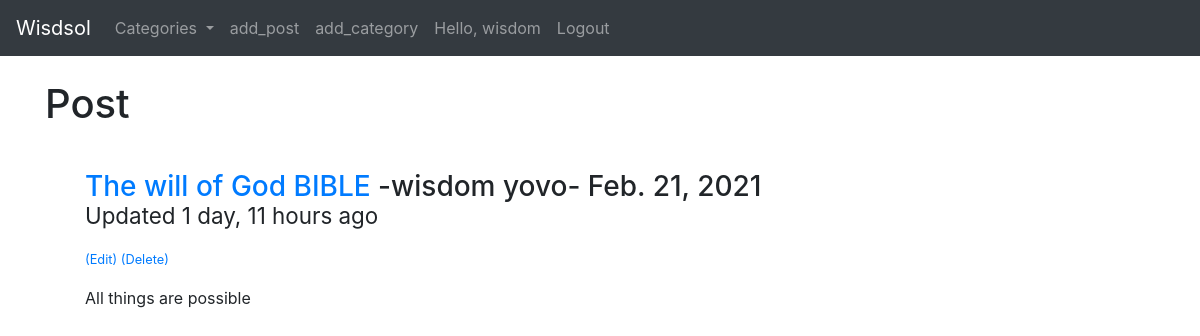
Page /blog/ (signed in) on the committed database.
### blog/models.py (models this page shows, shortened)
class TimespamtedModel(models.Model):
    created_at=models.DateTimeField(auto_now_add=True)
    updated_at=models.DateTimeField(auto_now=True)
    class Meta:
        abstract=True

class Post(TimespamtedModel):
    title = models.CharField(max_length=255)
    title_tag = models.CharField(max_length=255)
    author = models.ForeignKey(User,on_delete=models.CASCADE)
    body=RichTextField(blank=True, null=True)
    post_date = models.DateField(auto_now_add=True,blank=True, null=True)
    category = models.CharField(max_length=255)
    likes = models.ManyToManyField(User, related_name='blog_posts')
    img = models.ImageField(upload_to='pics/')

### blog/views.py (the view)
# urls.py: path('',HomeView.as_view(),name="home"),
class HomeView(ListView):
	model=Post
	template_name='home.html'
	ordering=['-updated_at']
	def get_context_data(self,*args,**kwargs):
		cat_menu=category.objects.all()
		context=super(HomeView,self).get_context_data(*args,**kwargs)
		context["cat_menu"]=cat_menu
		return context

### blog/models.py (called while the page is built)
    def __str__(self):
        return self.name

### blog/templates/home.html (shortened to what this page needs)
{% extends 'base.html' %}
{% block content%}
{% load static %}
<h1>Post</h1>
<ul>
{% for post in object_list%}
            <h3 class="title", "add_post" {{author.id}}>
            <div class="destination_image">
            </div>
                <a href="{%url 'blog:article-detail' post.pk %}">{{post.title}}</a>
                <a href="{%url 'blog:category' post.category|slugify %}">{{post.category}}</a>
                -{{post.author.first_name}}
                {{post.author.last_name}}-
                {{post.post_date}} <small>
                <p class="time"><time datetime="{{post.created_at|date:'Y-m-d'}}">Updated {{post.updated_at|timesince}} ago</time></p>
            </h3>
            {%if user.is_authenticated %}
                {% if user.id == post.author.id %}
                    <a href="{%url 'blog:update_post' post.pk %}"> (Edit) </a>
                    <a href="{%url 'blog:delete_post' post.pk %}"> (Delete) </a>
                {%endif%}
            {% endif %}
        </small><br/>
        <p class="content">{{post.body|truncatewords:30|safe}}</p>
{%endfor%}
</ul>
{% endblock %}

### blog/templates/base.html (shortened to what this page needs)
{% load static %}
<!doctype html>
<html lang="en">
    <head>
        <link rel="stylesheet" href="https://stackpath.bootstrapcdn.com/bootstrap/4.5.0/css/bootstrap.min.css">
        <link rel="stylesheet" type="text/css" href="https://cdnjs.cloudflare.com/ajax/libs/normalize/8.0.1/normalize.min.css">
        <link rel="stylesheet" href="https://cdnjs.cloudflare.com/ajax/libs/font-awesome/5.12.0-2/js/all.min.js">
        <link rel="stylesheet" href="{% static 'css/styles.css'%}">
        <link href="vendor/bootstrap/css/bootstrap.min.css" rel="stylesheet">
        <link href="css/scrolling-nav.css" rel="stylesheet">
    </head>
<body>
    <div class="wrapper" >
    <nav class="navbar navbar-expand-lg navbar-dark bg-dark">
        <a class="navbar-brand" href="{% url 'home' %}">Wisdsol</a>
        <div class="collapse navbar-collapse" id="navbarSupportedContent">
            <ul class="navbar-nav mr-auto">
                {%if cat_menu %}
                <li class="nav-item dropdown">
                    <a class="nav-link dropdown-toggle" href="#" id="navbarDropdown" role="button" data-toggle="dropdown" aria-haspopup="true" aria-expanded="false">
                    Categories
                </a>
                </li>
                {%else%}
                <li class="nav-item">
                    <a class="nav-link" href="{%url 'blog:category-list'%}">Categories</a>
                </li>
                {%endif%} {%if user.is_authenticated %}
                <li class="nav-item">
                    <a class="nav-link" href="{%url 'blog:add_post'%}">add_post</a>
                </li>
                <li class="nav-item">
                    <a class="nav-link" href="{%url 'blog:add_category'%}">add_category</a>
                </li>
                <li class="nav-item">
                    <a class="nav-link">Hello,  {{user.first_name}}</a>
                </li>
                <li class="nav-item">
                    <a class="nav-link" href="{%url 'logout'%}">Logout</a>
                </li>
                {% endif %}
            </ul>
        </div>
    </nav>
    <br/>
    <div class="container myContainer">
        {% block content%} {% endblock %}
    </div>
    </div>
</body>
</html>

### static/css/styles.css (style rules this page uses)
* { box-sizing: border-box; }
body { margin:0; padding:0; font-family:'Nunito'; }
.container { width: 90%; margin: auto; position: relative; z-index: 100; }
.destination_image { width: 100%; }

### rows in the picture
Post: title "The will of God", category "BIBLE", author.first_name "wisdom", author.last_name "yovo", post_date "Feb. 21, 2021", updated_at "1 day, 11 hours", shows "(Edit)", body "All things are possible"

### other values in the picture
{{ user.first_name }} "wisdom"
